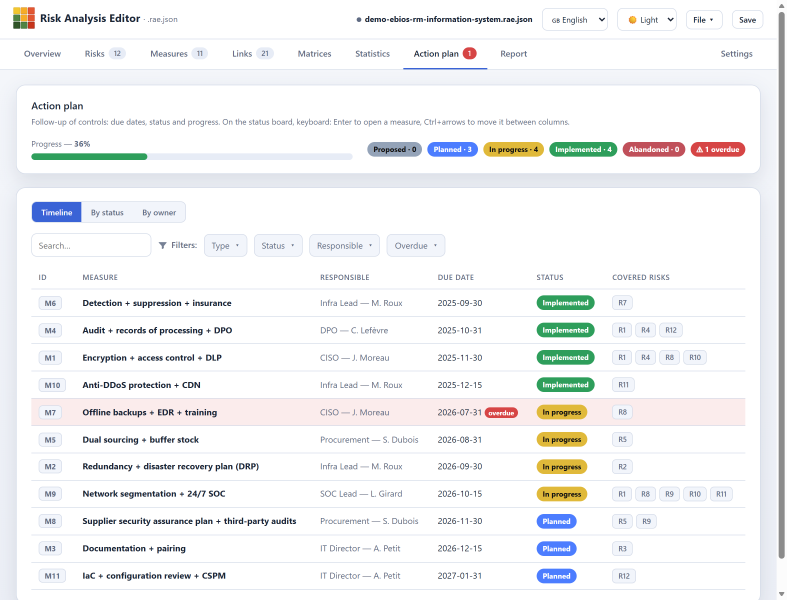
#> input picture docs/images/capture-plan-echeancier.png, 2360 x 1800 px (shown at 1/3 size)
$ python -i shots.py   (imports and definitions only)
#> lines starting #> are read from the running program, lines starting #| are printed output that depends on the picture
#> further down, picture is the input picture: PIL image 2360x1800 RGB; mean R, G, B 242.8, 243.5, 244.2
# -*- coding: utf-8 -*-
# Génère les captures d'écran du guide utilisateur à partir de la démo AIPD.
# Playwright (Edge/Chromium), interface FR, thème clair, viewport 1280.
# Réexécutable : re-génère toutes les images dans docs/images/.
import os
from PIL import Image
from playwright.sync_api import sync_playwright

# Origine du serveur statique (repertoire du depot). Surchargée par SHOTS_ORIGIN si defini.
ORIGIN = os.environ.get("SHOTS_ORIGIN", "http://localhost:4599")
BASE = ORIGIN + "/app/risk-analysis-editor.html"
MAX_H = 1400     # hauteur maximale d'une capture : au-dela, l'image est coupee (recadrage)
FADE  = 120      # hauteur du degrade de fondu applique au bas des captures coupees
DEMO = "?file=../examples/demo-aipd-sst.rae.json&lang=fr"
OUT  = "docs/images/"

def fondu_bas(im):
    """Fond le bas de l'image vers la transparence : signale que le contenu est tronque.
    N'est applique qu'aux captures depassant MAX_H (donc reellement coupees)."""
    im = im.convert("RGBA")
    w, h = im.size
#> w = 2360; h = 1800
    col = Image.new("L", (1, FADE))                       # degrade vertical 1 px de large
    for i in range(FADE):
        col.putpixel((0, i), round(255 * (1 - i / (FADE - 1))))   # 255 en haut -> 0 en bas
    grad = col.resize((w, FADE))                          # etire sur toute la largeur
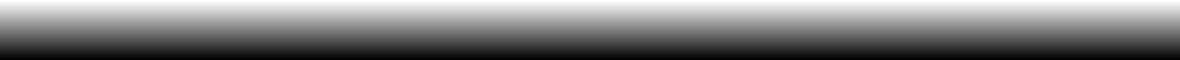
#> grad: PIL image 2360x120 L (shown at 1/2 size); min 0, max 255, mean 127.5
    alpha = im.getchannel("A")
#> alpha: PIL image 2360x1800 L; every value is 255
    alpha.paste(grad, (0, h - FADE))                      # applique au bas de l'image
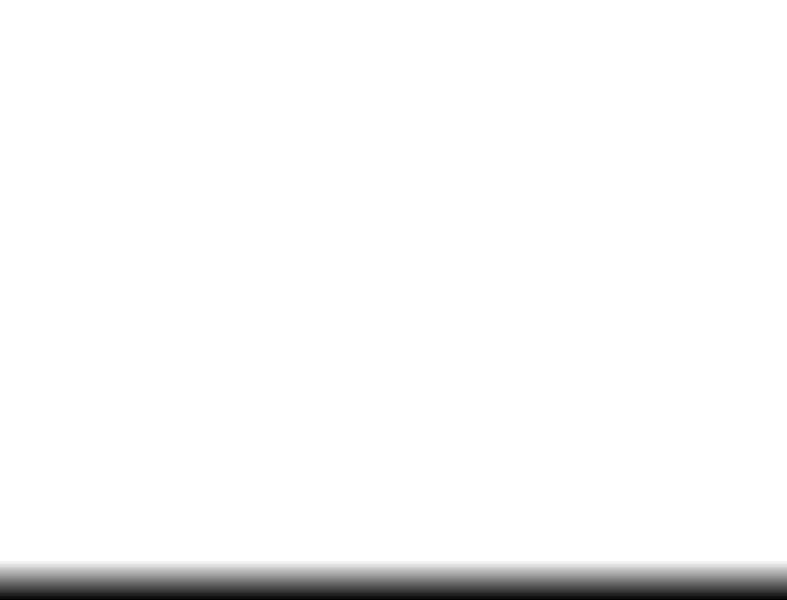
#> alpha: PIL image 2360x1800 L (shown at 1/3 size); min 0, max 255, mean 246.5
    im.putalpha(alpha)
    return im

# (nom, suffixe URL, prep JS après chargement, pleine page ?, hauteur viewport)
SHOTS = [
    ("guide-01-accueil",            "?lang=fr",                 None, True,  940),
    ("guide-02-presentation",       DEMO+"&tab=presentation",   None, True,  940),
    ("guide-03-parametres-grille",  DEMO+"&tab=settings.grid",  None, True,  940),
    ("guide-04-parametres-affichage",DEMO+"&tab=settings.display",None,True, 940),
    ("guide-05-parametres-champs",  DEMO+"&tab=settings.fields",None, False, 940),
    ("guide-06-champ-editeur",      DEMO+"&tab=settings.fields",
        "document.querySelector('[data-cf-edit=\"2\"]').click();var s=document.getElementById('cfTagPalette');if(s){s.value='vives';s.dispatchEvent(new Event('change',{bubbles:true}));}", False, 1120),
    ("guide-07-risques",            DEMO+"&tab=risks",          None, True,  940),
    ("guide-08-fiche-risque",       DEMO+"&tab=risks",
        "openRiskModal('R1')", False, 1120),
    ("guide-09-mesures",            DEMO+"&tab=measures",       None, True,  940),
    ("guide-10-fiche-mesure",       DEMO+"&tab=measures",
        "openMeasureModal('M1')", False, 1120),
    ("guide-11-liens-associations", DEMO+"&tab=links",          None, True,  940),
    ("guide-12-liens-details",      DEMO+"&tab=links.details",  None, True,  940),
    ("guide-13-fiche-lien",         DEMO+"&tab=links.details",
        "openLinkModal('R1','M1')", False, 1040),
    ("guide-14-matrices-ir",        DEMO+"&tab=matrices",       None, True,  1120),
    ("guide-15-matrices-trajectoire",DEMO+"&tab=matrices.traj", None, True,  1120),
    ("guide-23-statistiques",       DEMO+"&tab=stats",          None, True,  1180),
    ("guide-16-plan-echeancier",    DEMO+"&tab=plan",           None, True,  940),
    ("guide-17-plan-kanban",        DEMO+"&tab=plan.status",    None, True,  1040),
    ("guide-18-rapport",            DEMO+"&tab=report",         None, False, 1180),
    ("guide-22-parametres-rapport", DEMO+"&tab=settings.report",
        "setParamMode('report')", True,  1180),
    ("guide-19-menu-colonnes",      DEMO+"&tab=risks",
        "document.querySelector('#risksTableEl thead .colgear').click()", False, 940),
    ("guide-20-menu-fichier",       DEMO+"&tab=risks",
        "document.getElementById('btnFile').click()", False, 620),
    ("guide-21-aide-raccourcis",    DEMO+"&tab=risks",
        "openHelpModal()", False, 1040),
    ("guide-24-radars",             DEMO+"&tab=radars",
        "radarState.dim=radarBestDim();renderRadars();", True,  980),
    ("guide-25-parametres-radars",  DEMO+"&tab=settings.radars",
        "setParamMode('radars')", True,  1180),
]

def run():
    only = os.environ.get("SHOTS_ONLY")
    only = set(x.strip() for x in only.split(",")) if only else None
    with sync_playwright() as p:
        # Mode HEADED (non-headless) : en headless, Chromium ne rend AUCUNE scrollbar
        # (cf. playwright#5778) — les modales scrollables (ex. guide-06) apparaissaient sans barre.
        browser = p.chromium.launch(channel="msedge", headless=False)
        for name, url, prep, full, h in SHOTS:
            if only and name not in only: continue
            ctx = browser.new_context(locale="fr-FR", color_scheme="light",
                                      viewport={"width":1280,"height":h},
                                      device_scale_factor=1)
            page = ctx.new_page()
            page.goto(BASE+url, wait_until="networkidle")
            # attendre l'initialisation
            if "accueil" in name:
                page.wait_for_selector("#startCard", state="visible", timeout=8000)
            else:
                page.wait_for_function("() => typeof analyse!=='undefined' && analyse.risks && analyse.risks.length>0", timeout=12000)
            page.wait_for_timeout(500)
            if prep:
                page.evaluate(prep)
                page.wait_for_timeout(600)
            # masquer le toast « Analyse chargée » (retrait instantané, pas de fondu résiduel)
            page.evaluate("try{var t=document.getElementById('toast');if(t){t.classList.remove('show');t.style.display='none';}}catch(e){}")
            # Le fond (degrade) est en background-attachment:fixed : en capture pleine page il ne
            # couvrirait que la hauteur du viewport initial (gris qui « ne descend pas jusqu'en bas »).
            # On le repasse en 'scroll' pour qu'il couvre toute la hauteur du contenu capture.
            page.add_style_tag(content="html,body{background-attachment:scroll !important}")
            page.wait_for_timeout(120)
            page.screenshot(path=OUT+name+".png", full_page=full)
            # Plafonner la hauteur a MAX_H ; sur les captures ainsi coupees, appliquer un
            # degrade de fondu en bas pour signaler que le contenu se poursuit.
            img = Image.open(OUT+name+".png")
            if img.height > MAX_H:
                fondu_bas(img.crop((0, 0, img.width, MAX_H))).save(OUT+name+".png")
            img.close()
            print("écrit :", OUT+name+".png")
            ctx.close()
        browser.close()

# [2 lines not run here, left out]

>>> from PIL import Image
>>> picture = Image.open('../docs/images/capture-plan-echeancier.png')
>>> result = fondu_bas(picture)

$ run again, on docs/images/guide-02-presentation.png
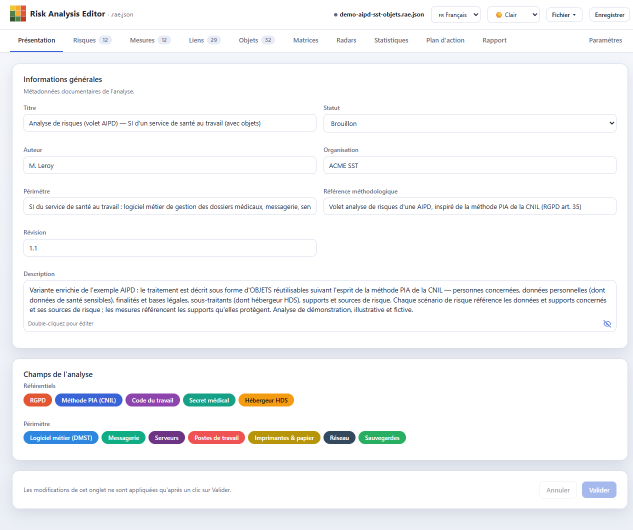
#> input picture docs/images/guide-02-presentation.png, 1265 x 1060 px (shown at 1/2 size)
#> picture is the input picture: PIL image 1265x1060 RGB; mean R, G, B 245, 245.7, 247.1
#> in fondu_bas, `alpha.paste(grad, (0, h - FADE))                      # applique au ba..`:
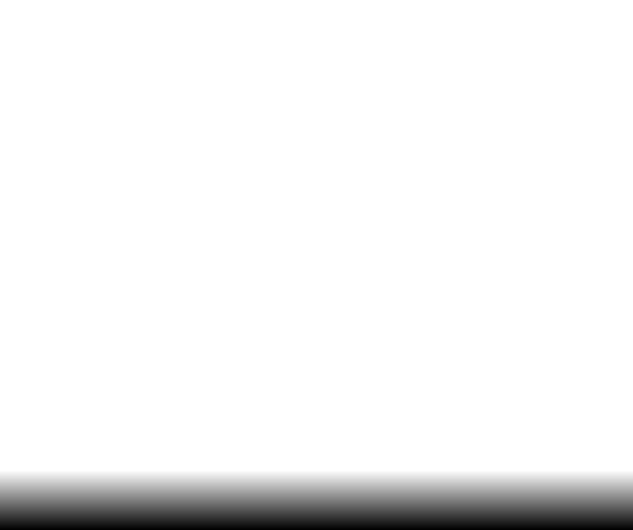
#> alpha: PIL image 1265x1060 L (shown at 1/2 size); min 0, max 255, mean 240.6

$ run again, on docs/images/guide-03-parametres-grille.png
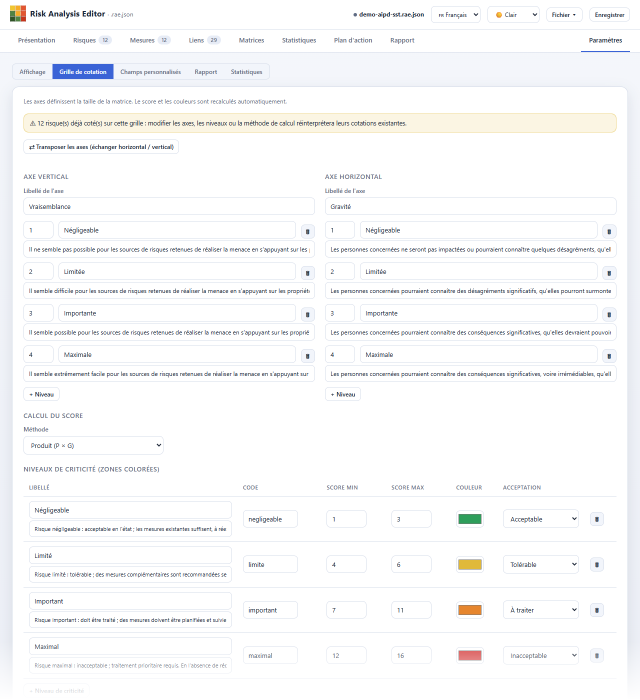
#> input picture docs/images/guide-03-parametres-grille.png, 1280 x 1400 px (shown at 1/2 size)
#> picture is the input picture: PIL image 1280x1400 RGBA; mean R, G, B, A 248.3, 248.7, 249.3, 244.1
#> in fondu_bas, `alpha = im.getchannel("A")`:
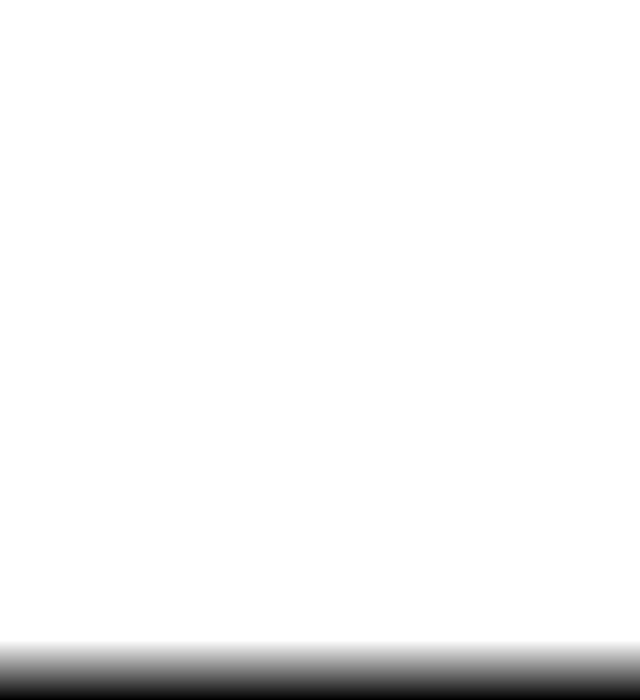
#> alpha: PIL image 1280x1400 L (shown at 1/2 size); min 0, max 255, mean 244.1

$ run again, on docs/images/guide-04-parametres-affichage.png
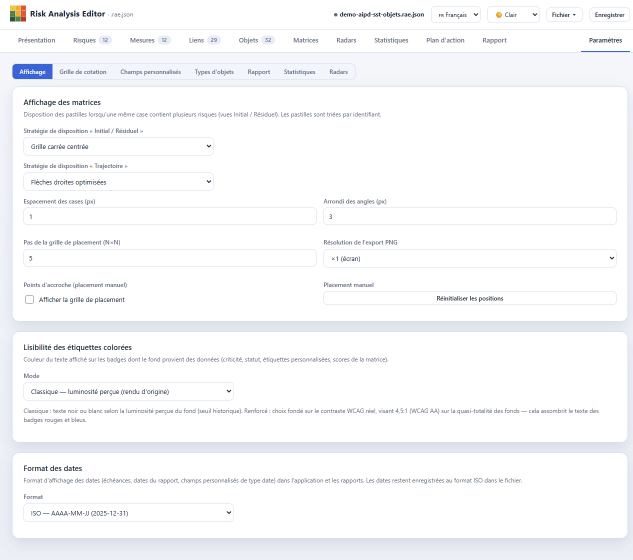
#> input picture docs/images/guide-04-parametres-affichage.png, 1265 x 1119 px (shown at 1/2 size)
#> picture is the input picture: PIL image 1265x1119 RGB; mean R, G, B 247.8, 248.6, 250.2
#> in fondu_bas, `alpha.paste(grad, (0, h - FADE))                      # applique au ba..`:
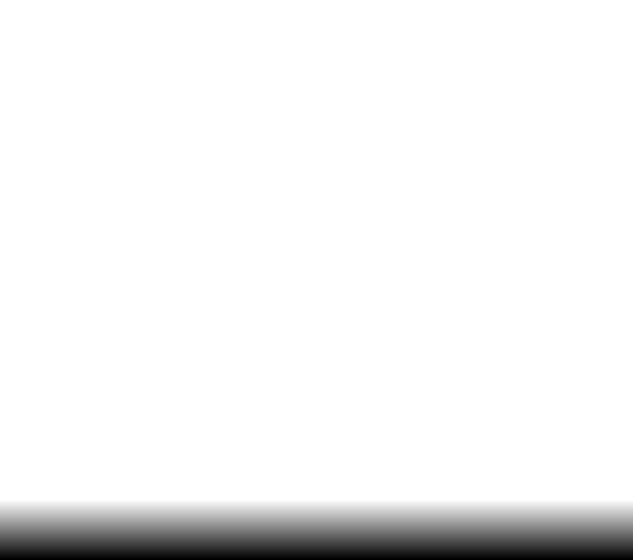
#> alpha: PIL image 1265x1119 L (shown at 1/2 size); min 0, max 255, mean 241.3
